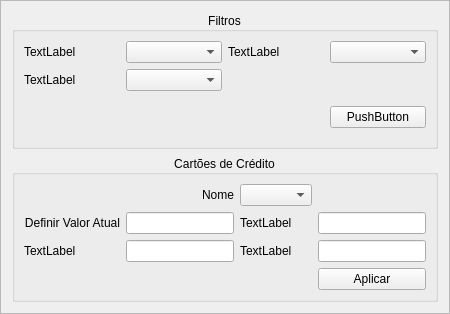
         <widget class="QFrame" name="frame_2">
          <property name="frameShape">
           <enum>QFrame::StyledPanel</enum>
          </property>
          <property name="frameShadow">
           <enum>QFrame::Raised</enum>
          </property>
          <layout class="QGridLayout" name="gridLayout_22">
           <item row="0" column="0" colspan="2">
            <widget class="QGroupBox" name="groupBox_4">
             <property name="title">
              <string>Filtros</string>
             </property>
             <property name="alignment">
              <set>Qt::AlignCenter</set>
             </property>
             <layout class="QGridLayout" name="gridLayout_24">
              <item row="1" column="0">
               <widget class="QLabel" name="label_72">
                <property name="text">
                 <string>TextLabel</string>
                </property>
               </widget>
              </item>
              <item row="1" column="4">
               <widget class="QComboBox" name="comboBox_9"/>
              </item>
              <item row="2" column="0">
               <widget class="QLabel" name="label_74">
                <property name="text">
                 <string>TextLabel</string>
                </property>
               </widget>
              </item>
              <item row="2" column="1">
               <widget class="QComboBox" name="comboBox_10"/>
              </item>
              <item row="1" column="1">
               <widget class="QComboBox" name="comboBox_8"/>
              </item>
              <item row="3" column="1">
               <spacer name="verticalSpacer_5">
                <property name="orientation">
                 <enum>Qt::Vertical</enum>
                </property>
                <property name="sizeHint" stdset="0">
                 <size>
                  <width>20</width>
                  <height>40</height>
                 </size>
                </property>
               </spacer>
              </item>
              <item row="3" column="4">
               <widget class="QPushButton" name="pushButton_7">
                <property name="text">
                 <string>PushButton</string>
                </property>
               </widget>
              </item>
              <item row="1" column="3">
               <widget class="QLabel" name="label_73">
                <property name="text">
                 <string>TextLabel</string>
                </property>
               </widget>
              </item>
             </layout>
            </widget>
           </item>
           <item row="1" column="0" colspan="2">
            <widget class="QGroupBox" name="groupBox_3">
             <property name="title">
              <string>Cartões de Crédito</string>
             </property>
             <property name="alignment">
              <set>Qt::AlignCenter</set>
             </property>
             <layout class="QGridLayout" name="gridLayout_23">
              <item row="1" column="1">
               <widget class="QLineEdit" name="lineEdit_2">
                <property name="sizePolicy">
                 <sizepolicy hsizetype="Preferred" vsizetype="Fixed">
                  <horstretch>0</horstretch>
                  <verstretch>0</verstretch>
                 </sizepolicy>
                </property>
               </widget>
              </item>
              <item row="1" column="2">
               <widget class="QLabel" name="label_75">
                <property name="text">
                 <string>TextLabel</string>
                </property>
               </widget>
              </item>
              <item row="1" column="0">
               <widget class="QLabel" name="label_71">
                <property name="text">
                 <string>Definir Valor Atual</string>
                </property>
                <property name="alignment">
                 <set>Qt::AlignRight|Qt::AlignTrailing|Qt::AlignVCenter</set>
                </property>
               </widget>
              </item>
              <item row="1" column="3">
               <widget class="QLineEdit" name="lineEdit_3">
                <property name="sizePolicy">
                 <sizepolicy hsizetype="Preferred" vsizetype="Fixed">
                  <horstretch>0</horstretch>
                  <verstretch>0</verstretch>
                 </sizepolicy>
                </property>
               </widget>
              </item>
              <item row="3" column="3">
               <widget class="QPushButton" name="pushButton_6">
                <property name="text">
                 <string>Aplicar</string>
                </property>
               </widget>
              </item>
              <item row="2" column="3">
               <widget class="QLineEdit" name="lineEdit_4"/>
              </item>
              <item row="2" column="2">
               <widget class="QLabel" name="label_76">
                <property name="text">
                 <string>TextLabel</string>
                </property>
               </widget>
              </item>
              <item row="2" column="0">
               <widget class="QLabel" name="label_77">
                <property name="text">
                 <string>TextLabel</string>
                </property>
               </widget>
              </item>
              <item row="2" column="1">
               <widget class="QLineEdit" name="lineEdit_5"/>
              </item>
              <item row="0" column="1">
               <widget class="QLabel" name="label_70">
                <property name="text">
                 <string>Nome</string>
                </property>
                <property name="alignment">
                 <set>Qt::AlignRight|Qt::AlignTrailing|Qt::AlignVCenter</set>
                </property>
               </widget>
              </item>
              <item row="0" column="2">
               <widget class="QComboBox" name="comboBox_7"/>
              </item>
             </layout>
            </widget>
           </item>
          </layout>
         </widget>
